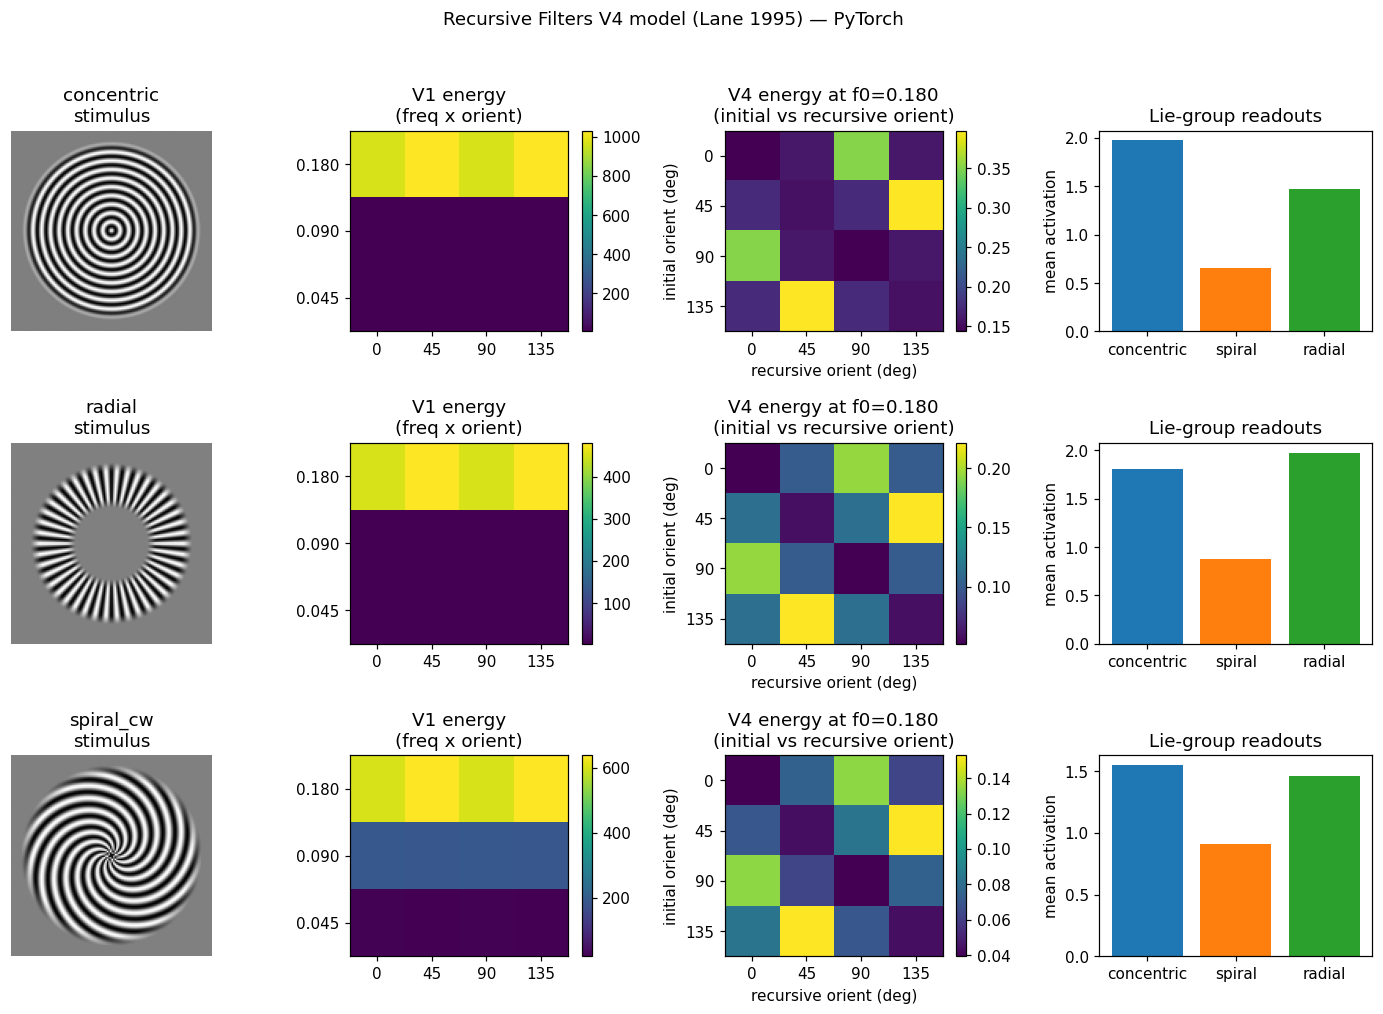

The script that saved this image:
"""Demo: PyTorch recursive-filters V4 model on Lie-group eigenfunction stimuli.

Reproduces the central result from Lane (1995): concentric and radial
patterns have identical V1 (orientation x spatial-frequency) energy
distributions but distinct distributions in the V4 recursive bank.
A simple linear readout over the (initial_orientation,
recursive_orientation) plane discriminates them.

Run:
    python examples/v4_recursive_filters_demo.py [--out FIGURE_PATH]
"""

from __future__ import annotations

import argparse
import math
import os
import sys

import matplotlib
import matplotlib.pyplot as plt
import torch

sys.path.insert(0, os.path.join(os.path.dirname(__file__), os.pardir))

from zebrastack.common.lie_group_stimuli import (
    annular_radial_stimulus,
    concentric_stimulus,
    spiral_stimulus,
)
from zebrastack.common.v4_recursive_filters import (
    RecursiveFiltersV4,
    lie_group_readout,
    radial_dc_readout,
    standard_v1_spec,
    total_v4_energy,
)


def _v1_energy(v1_grouped: torch.Tensor) -> torch.Tensor:
    """Spatially summed V1 energy, shape (n_freq, n_orient)."""
    return v1_grouped[0].sum(dim=(-1, -2))


def _v4_energy(v4_per_freq, init_freq_index: int = 0) -> torch.Tensor:
    """Spatially summed V4 energy at one initial frequency, shape (n_orient, n_rfreq, n_rorient)."""
    return v4_per_freq[init_freq_index][0].sum(dim=(-1, -2))


def _normalize(t: torch.Tensor) -> torch.Tensor:
    s = t.sum()
    return t / s if s > 0 else t


def main() -> int:
    parser = argparse.ArgumentParser()
    parser.add_argument("--out", default="examples/v4_recursive_filters_demo.png")
    parser.add_argument("--size", type=int, default=128)
    args = parser.parse_args()

    matplotlib.use("Agg")

    spec = standard_v1_spec(
        n_orientations=4,
        frequencies=(0.18, 0.09, 0.045),
        kernel_size=21,
    )
    model = RecursiveFiltersV4(spec, recursive_octaves=2, recursive_kernel_size=41)
    model.eval()

    stimuli = {
        "concentric": concentric_stimulus(args.size, frequency=0.18),
        "radial": annular_radial_stimulus(args.size, target_frequency=0.18),
        "spiral_cw": spiral_stimulus(args.size, frequency=0.12, n_spokes=12, sign=+1),
    }

    with torch.no_grad():
        outputs = {name: model(img.unsqueeze(0).unsqueeze(0)) for name, img in stimuli.items()}

    init_orients = list(spec.orientations)
    recursive_orients = list(model.recursive_orientations)

    print("V1 energy (n_freq x n_orient), spatially summed:")
    for name, out in outputs.items():
        e = _v1_energy(out["v1_power"])
        print(f"  {name}:")
        print(f"    {e.numpy()}")
        print(f"    normalized rows (per freq):")
        for f_idx in range(e.shape[0]):
            row = _normalize(e[f_idx])
            print(f"      f={spec.frequencies[f_idx]:.3f}: {row.numpy()}")

    print(
        "\nLie-group readouts (relative to total V4 energy; radial uses V2 DC envelope):"
    )
    targets = ["concentric", "radial", "spiral"]
    print(f"{'stimulus':12s} | " + " | ".join(f"{t:>12s}" for t in targets))
    print("-" * (15 + len(targets) * 15))
    readouts: dict[str, dict[str, float]] = {}
    radial_dc_raw: dict[str, float] = {}
    for name, out in outputs.items():
        norm = total_v4_energy(out["v4_power"]).clamp_min(1e-12)
        row = {}
        for target in ["concentric", "spiral"]:
            v = lie_group_readout(
                out["v4_power"],
                initial_orientations=init_orients,
                recursive_orientations=recursive_orients,
                target=target,
            )
            row[target] = float(v.mean().item() / float(norm.mean().item()))
        radial_raw = float(radial_dc_readout(out["v2_dc"], init_orients).item())
        radial_dc_raw[name] = radial_raw
        row["radial"] = radial_raw
        readouts[name] = row

    radial_max = max(radial_dc_raw.values()) or 1.0
    other_max = max(
        max(r["concentric"] for r in readouts.values()),
        max(r["spiral"] for r in readouts.values()),
    ) or 1.0
    for name in readouts:
        readouts[name]["radial"] *= other_max / radial_max
    for name, row in readouts.items():
        print(
            f"{name:12s} | " + " | ".join(f"{row[t]:12.4f}" for t in targets)
        )

    print("\nPer-cell tuning (which stimulus drives each cell hardest):")
    for cell in targets:
        responses = {name: row[cell] for name, row in readouts.items()}
        best = max(responses, key=responses.get)
        print(f"  {cell + '_cell':17s} -> {best}  ({responses})")

    n_stim = len(stimuli)
    fig, axes = plt.subplots(n_stim, 4, figsize=(13, 3.0 * n_stim))
    if n_stim == 1:
        axes = axes[None, :]

    for r, (name, img) in enumerate(stimuli.items()):
        out = outputs[name]
        axes[r, 0].imshow(img.numpy(), cmap="gray")
        axes[r, 0].set_title(f"{name}\nstimulus")
        axes[r, 0].axis("off")

        v1_e = _v1_energy(out["v1_power"]).numpy()
        im = axes[r, 1].imshow(v1_e, aspect="auto", cmap="viridis")
        axes[r, 1].set_title("V1 energy\n(freq x orient)")
        axes[r, 1].set_xticks(range(len(init_orients)))
        axes[r, 1].set_xticklabels(
            [f"{math.degrees(o):.0f}" for o in init_orients]
        )
        axes[r, 1].set_yticks(range(len(spec.frequencies)))
        axes[r, 1].set_yticklabels([f"{f:.3f}" for f in spec.frequencies])
        plt.colorbar(im, ax=axes[r, 1])

        v4_e = _v4_energy(out["v4_power"], init_freq_index=0)[:, 0]
        im = axes[r, 2].imshow(v4_e.numpy(), aspect="auto", cmap="viridis")
        axes[r, 2].set_title(
            f"V4 energy at f0={spec.frequencies[0]:.3f}\n(initial vs recursive orient)"
        )
        axes[r, 2].set_xlabel("recursive orient (deg)")
        axes[r, 2].set_ylabel("initial orient (deg)")
        axes[r, 2].set_xticks(range(len(recursive_orients)))
        axes[r, 2].set_xticklabels(
            [f"{math.degrees(o):.0f}" for o in recursive_orients]
        )
        axes[r, 2].set_yticks(range(len(init_orients)))
        axes[r, 2].set_yticklabels(
            [f"{math.degrees(o):.0f}" for o in init_orients]
        )
        plt.colorbar(im, ax=axes[r, 2])

        targets_list = list(readouts[name].keys())
        values = [readouts[name][t] for t in targets_list]
        axes[r, 3].bar(targets_list, values, color=["#1f77b4", "#ff7f0e", "#2ca02c"])
        axes[r, 3].set_title("Lie-group readouts")
        axes[r, 3].set_ylabel("mean activation")

    fig.suptitle("Recursive Filters V4 model (Lane 1995) — PyTorch", y=1.02)
    fig.tight_layout()
    os.makedirs(os.path.dirname(args.out) or ".", exist_ok=True)
    fig.savefig(args.out, dpi=110, bbox_inches="tight")
    print(f"\nSaved figure to {args.out}")

    concentric_score = readouts["concentric"]["concentric"] - readouts["concentric"]["radial"]
    radial_score = readouts["radial"]["radial"] - readouts["radial"]["concentric"]
    print(
        f"\nDiscrimination check: "
        f"concentric_cell prefers concentric by {concentric_score:.4f}, "
        f"radial_cell prefers radial by {radial_score:.4f}"
    )
    return 0


if __name__ == "__main__":
    raise SystemExit(main())
